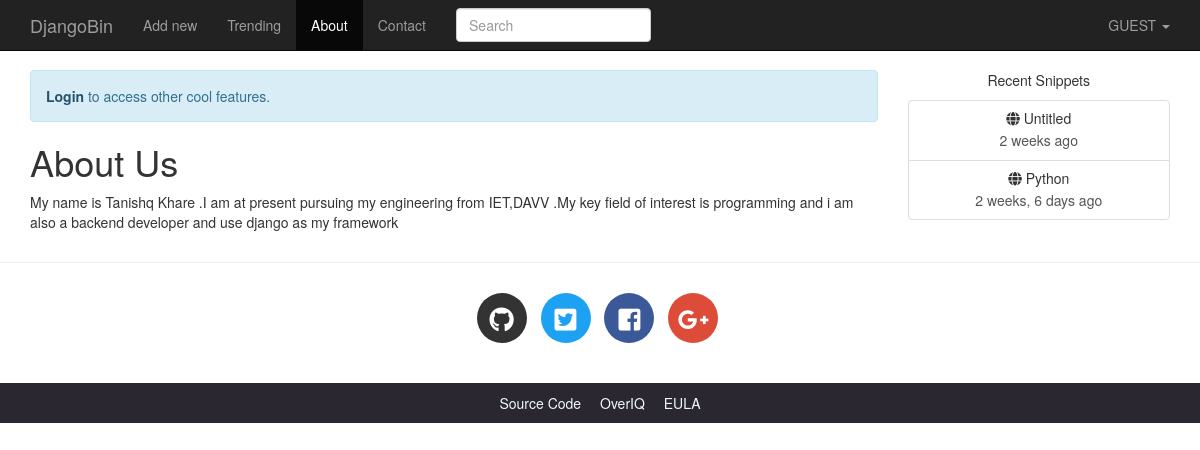
The page /about/ on the database its author committed.
### djangobin/models.py (models this page shows, shortened)
class Snippet(models.Model):
    title = models.CharField(max_length=200, blank=True)
    original_code = models.TextField()
    highlighted_code = models.TextField(blank=True, help_text="Read only field. Will contain the"
                                    " syntax-highlited version of the original code.")
    expiration = models.CharField(max_length=10, choices=Pref.expiration_choices)
    exposure = models.CharField(max_length=10, choices=Pref.exposure_choices)
    hits = models.IntegerField(default=0, help_text='Read only field. '
                                                    'Will be updated after every visit to snippet.')
    slug = models.SlugField(help_text='Read only field. Will be filled automatically.')
    created_on = models.DateTimeField(auto_now_add=True)
    language = models.ForeignKey(Language, on_delete=models.CASCADE)
    user = models.ForeignKey(User, on_delete=models.CASCADE)
    tags = models.ManyToManyField('Tag', blank=True)
    class Meta:
        ordering = ['-created_on']
    def get_absolute_url(self):
        return reverse('djangobin:snippet_detail', args=[self.slug])

### djangobin/context_processors.py (called while the page is built)
def recent_snippets(request):
    return dict(recent_snippets=Snippet.objects.filter(exposure='public').order_by("-id")[:8])

### djangobin/templates/flatpages/default.html (shortened to what this page needs)
{% extends 'djangobin/base.html' %}
{% block main %}
    <h1>{{ flatpage.title }}</h1>
    <p>{{ flatpage.content|linebreaks }}</p>
{% endblock %}

### djangobin/templates/djangobin/base.html (shortened to what this page needs)
<!DOCTYPE html>
<html lang="en">
<head>
    {% load static %}
    {% load humanize %}
    <link rel="stylesheet" href="{% static 'djangobin/css/bootstrap.min.css' %}" >
    <link rel="stylesheet" href="{% static 'djangobin/css/bootstrap-select.min.css' %}" >
    <link href="https://use.fontawesome.com/releases/v5.0.7/css/all.css" rel="stylesheet">
    <link rel="stylesheet" href="{% static 'djangobin/css/main.css' %}">
    <link rel="stylesheet" href="{% static 'djangobin/css/default.css' %}">
</head>
<body>
<nav class="navbar navbar-default navbar-inverse navbar-fixed-top">
    <div class="container">
        <div class="navbar-header">
            <a class="navbar-brand" href="{% url 'djangobin:index' %}">DjangoBin</a>
        </div>
        <div class="collapse navbar-collapse" id="bs-example-navbar-collapse-1">
            <ul class="nav navbar-nav">
                <li {% if request.path == '/' %}class='active'{% endif %} >
                    <a href="{% url 'djangobin:index' %}">Add new</a>
                </li>
                <li {% if request.path == '/trending/' %}class='active'{% endif %}>
                    <a href="{% url 'djangobin:trending_snippets' %}">Trending<span class="sr-only">(current)</span></a>
                </li>
                <li {% if request.path == '/about/' %}class='active'{% endif %}>
                    <a href="{% url 'djangobin:about' %}">About</a>
                </li>
                <li {% if request.path == '/contact/' %}class='active'{% endif %}>
                    <a href="{% url 'djangobin:contact' %}">Contact</a>
                </li>
            </ul>
            <form action="{% url 'djangobin:search' %}" class="navbar-form navbar-left" method="get">
                <div class="form-group">
                    <input type="text" name="query" class="form-control"
                           placeholder="Search" value="{{ request.GET.query }}">
                </div>
            </form>
            <ul class="nav navbar-nav navbar-right">
                <li class="dropdown">
                    <a href="#" class="dropdown-toggle" data-toggle="dropdown" role="button"
                       aria-haspopup="true" aria-expanded="false">
                        {% if request.user.is_authenticated %}
                            {{ request.user.username|upper }}
                        {% else %}
                            GUEST
                        {% endif %}
                        <span class="caret"></span>
                    </a>
                </li>
            </ul>
        </div>
    </div>
</nav>
<div class="container">
    <div class="row">
        <div class="col-lg-9 col-md-9">
            {% if not request.user.is_authenticated and not request.path == '/login/'  %}
                <p class="alert alert-info">
                    <a href="{% url 'djangobin:login' %}?next={{ request.path }}" class="alert-link">Login</a> to access other cool features.
                </p>
            {% endif %}
            {% block main %}{% endblock %}
        </div>
        <div class="col-lg-3 col-md-3 text-center hidden-sm hidden-xs">
            <p>Recent Snippets</p>
            <div class="list-group">
                {% for recent_snippet in recent_snippets %}
                    <a href="{{ recent_snippet.get_absolute_url }}" class="list-group-item">
                        <h5 class="list-group-item-heading"><span class="fa fa-globe
"></span> {{ recent_snippet.title }}</h5>
                        <p class="list-group-item-text">{{ recent_snippet.created_on|naturaltime }}</p>
                    </a>
                {% endfor %}
            </div>
        </div>
    </div>
</div>
<hr>
<footer>
    <div class="social-icons">
        <div class="container text-center">
            <ul class="list-inline">
                <li class="list-inline-item social-github">
                    <a href="https://github.com/">
                        <i class="fab fa-github"></i>
                    </a>
                </li>
                <li class="list-inline-item social-twitter">
                    <a href="https://twitter.com/">
                        <i class="fab fa-twitter-square"></i>
                    </a>
                </li>
                <li class="list-inline-item social-facebook">
                    <a href="https://www.facebook.com/">
                        <i class="fab fa-facebook-square"></i>
                    </a>
                </li>
                <li class="list-inline-item social-google-plus">
                    <a href="https://plus.google.com/">
                        <i class="fab fa-google-plus-g"></i>
                    </a>
                </li>
            </ul>
        </div>
    </div>
    <div class="main-footer">
        <div class="container text-center">
            <ul>
                <li><a href="https://github.com/overiq/djangobin">Source Code</a></li>
                <li><a href="https://overiq.com/">OverIQ</a></li>
                <li><a href="{% url 'djangobin:eula' %}">EULA</a></li>
            </ul>
        </div>
    </div>
</footer>
</body>
</html>

### djangobin/static/djangobin/css/main.css (style rules this page uses)
body { padding-top: 70px; }
.social-icons { margin: 30px 0; }
footer .social-icons ul.list-inline li a { display: block; width: 50px; height: 50px; color: #fff; border-radius: 100%; font-size: 25px; line-height: 50px; }
footer .social-icons ul.list-inline li.social-github a { background-color: #333; transition: all .2s ease-in-out; }
footer .social-icons ul.list-inline li.social-twitter a { background-color: #1da1f2; transition: all .2s ease-in-out; }
footer .social-icons ul.list-inline li.social-facebook a { background-color: #3b5998; transition: all .2s ease-in-out; }
footer .social-icons ul.list-inline li.social-google-plus a { background-color: #dd4b39; transition: all .2s ease-in-out; }
.main-footer { background-color: #2a2730; }
.main-footer ul { margin-top: 10px; padding-left: 0; }
.main-footer li { display: inline; }
.main-footer li a { color: aliceblue; }
.main-footer li+ li { margin-left: 15px; }

### rows shown on the page
Snippet: title "Untitled", created_on "2 weeks ago"
Snippet: title "Python", created_on "2 weeks, 6 days ago"

### other values the page prints
{{ flatpage.title }} "About Us"
{{ flatpage.content|linebreaks }} "My name is Tanishq Khare .I am at present pursuing my engineering from IET,DAVV .My key field of interest is programming and i am also a backend developer and use django as my framework"
